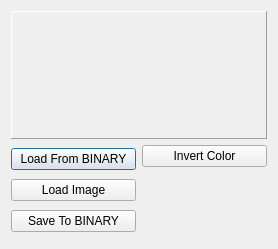
<?xml version="1.0" encoding="UTF-8"?>
<ui version="4.0">
 <class>customizeSplashDialog</class>
 <widget class="QDialog" name="customizeSplashDialog">
  <property name="geometry">
   <rect>
    <x>0</x>
    <y>0</y>
    <width>275</width>
    <height>249</height>
   </rect>
  </property>
  <property name="windowTitle">
   <string>Customize Splash</string>
  </property>
  <property name="windowIcon">
   <iconset resource="eepe.qrc">
    <normaloff>:/images/c_home.png</normaloff>:/images/c_home.png</iconset>
  </property>
  <layout class="QGridLayout" name="gridLayout">
   <item row="0" column="0">
    <widget class="QLabel" name="imageLabel">
     <property name="sizePolicy">
      <sizepolicy hsizetype="Preferred" vsizetype="Preferred">
       <horstretch>0</horstretch>
       <verstretch>0</verstretch>
      </sizepolicy>
     </property>
     <property name="minimumSize">
      <size>
       <width>256</width>
       <height>128</height>
      </size>
     </property>
     <property name="frameShape">
      <enum>QFrame::Panel</enum>
     </property>
     <property name="frameShadow">
      <enum>QFrame::Raised</enum>
     </property>
     <property name="text">
      <string/>
     </property>
     <property name="pixmap">
      <pixmap>:/images/eepe-title.png</pixmap>
     </property>
     <property name="scaledContents">
      <bool>true</bool>
     </property>
    </widget>
   </item>
   <item row="1" column="0">
    <layout class="QHBoxLayout" name="horizontalLayout">
     <item>
      <layout class="QVBoxLayout" name="verticalLayout">
       <item>
        <widget class="QPushButton" name="loadFromHexButton">
         <property name="text">
          <string>Load From BINARY</string>
         </property>
        </widget>
       </item>
       <item>
        <widget class="QPushButton" name="loadFromImageButton">
         <property name="text">
          <string>Load Image</string>
         </property>
        </widget>
       </item>
       <item>
        <widget class="QPushButton" name="saveToHexButton">
         <property name="text">
          <string>Save To BINARY</string>
         </property>
        </widget>
       </item>
      </layout>
     </item>
     <item>
      <layout class="QVBoxLayout" name="verticalLayout_2">
       <item>
        <widget class="QPushButton" name="invertColorButton">
         <property name="text">
          <string>Invert Color</string>
         </property>
        </widget>
       </item>
       <item>
        <spacer name="verticalSpacer">
         <property name="orientation">
          <enum>Qt::Vertical</enum>
         </property>
         <property name="sizeHint" stdset="0">
          <size>
           <width>20</width>
           <height>40</height>
          </size>
         </property>
        </spacer>
       </item>
      </layout>
     </item>
    </layout>
   </item>
  </layout>
 </widget>
 <resources>
  <include location="eepe.qrc"/>
 </resources>
 <connections/>
</ui>
